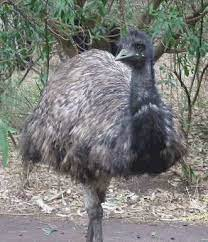
%> input picture technical-2/images/emu.tif, 208 x 242 px
$ octave question11.m   (GNU Octave 9; MATLAB toolbox functions it lacks are replaced by stand-ins)
%> lines starting %> are read from the running program, lines starting %| are printed output that depends on the picture
%{
Apply histogram equalization to the indices of the image emu.tif.
%}

% Read image into workspace.
I = imread('emu.tif');
%> I is the input picture: size 242x208x3 uint8; mean R, G, B 124.6, 125.6, 122.6

% Display original image.
subplot(2,2,1);
imshow(I);
title('Original Image');

% Display histogram of original image.
subplot(2,2,2);
imhist(I);
title('Histogram of Original Image');

% Apply histogram equalization to image.
J = histeq(I);
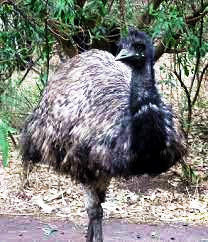
%> J: size 242x208x3 uint8; mean R, G, B 126.6, 128.6, 123.7

% Display histogram equalized image.
subplot(2,2,3);
imshow(J);
title('Histogram Equalized Image');

% Display histogram of histogram equalized image.
subplot(2,2,4);
imhist(J);
title('Histogram of Histogram Equalized Image');
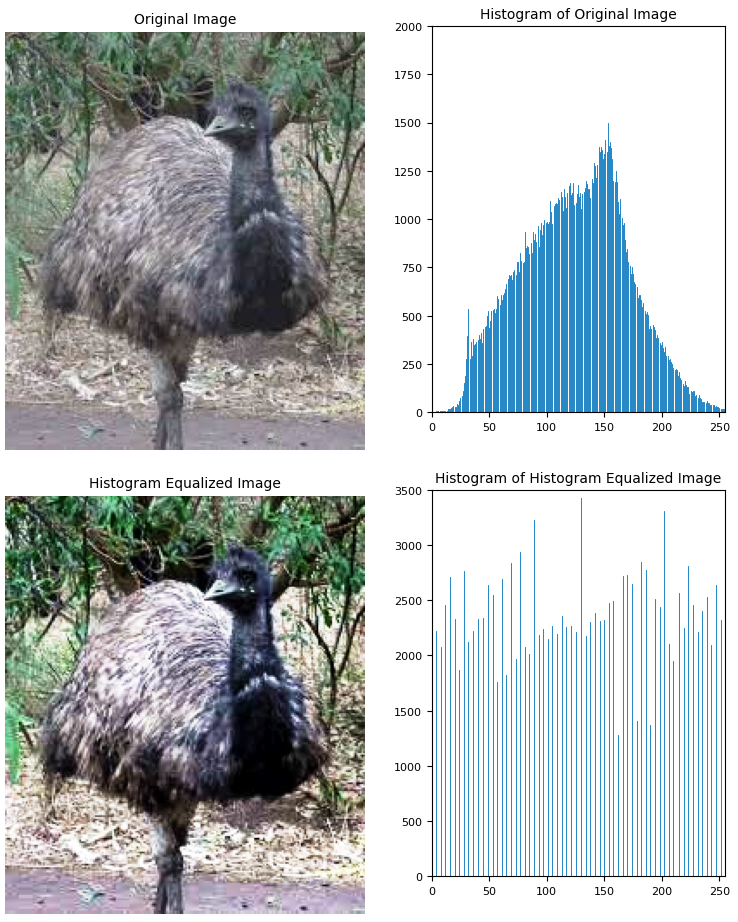
%> figure redrawn from the program's plot data, 4 panels

% Display the image and the histogram side by side.
figure;
subplot(1,2,1);
imshow(I);
title('Original Image');
subplot(1,2,2);
imhist(I);
title('Histogram of Original Image');
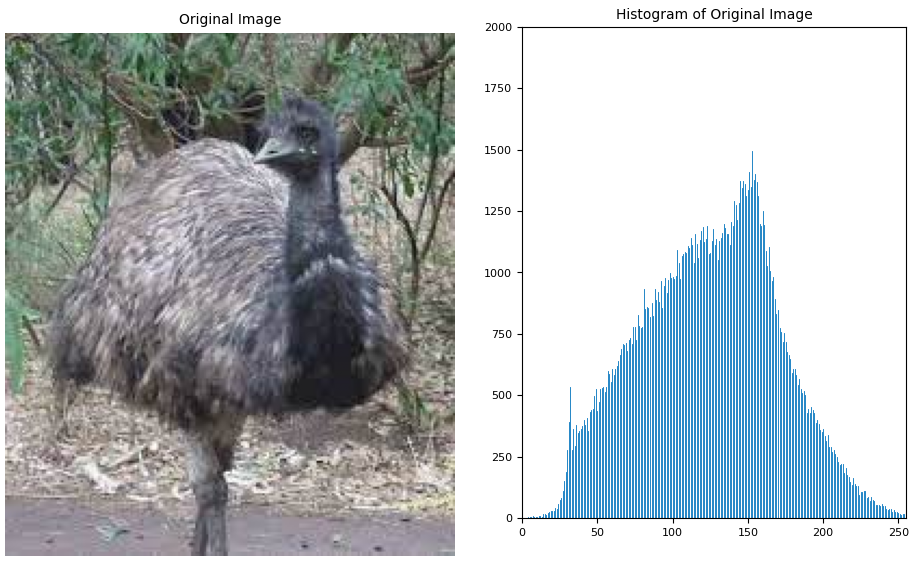
%> figure redrawn from the program's plot data, 2 panels

% Display the histogram equalized image and the histogram.
figure;
subplot(1,2,1);
imshow(J);
title('Histogram Equalized Image');
subplot(1,2,2);
imhist(J);
title('Histogram of Histogram Equalized Image');
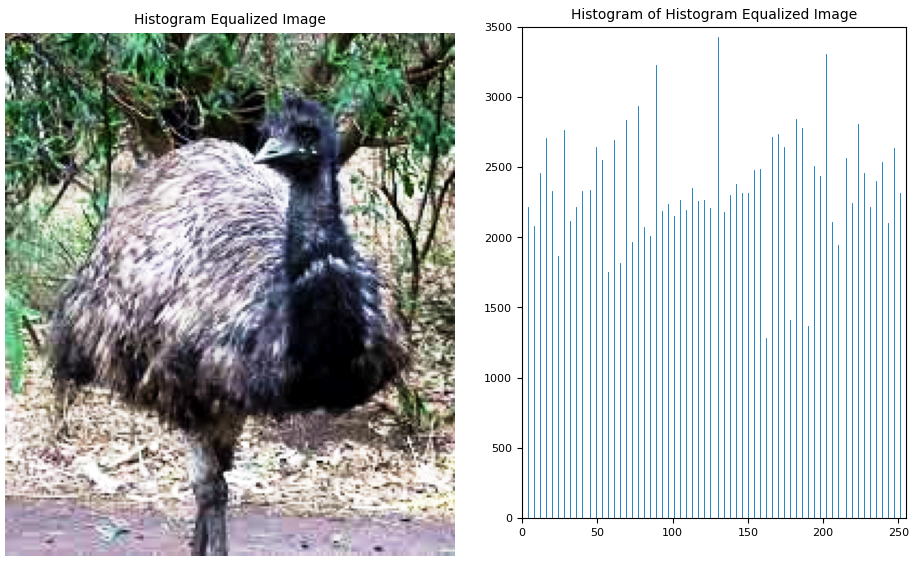
%> figure redrawn from the program's plot data, 2 panels

% Display the original and histogram equalized images in one figure.
figure;
subplot(1,2,1);
imshow(I);
title('Original Image');
subplot(1,2,2);
imshow(J);
title('Histogram Equalized Image');

$ run again, with technical-2/images/blocks.tif copied over technical-2/images/emu.tif
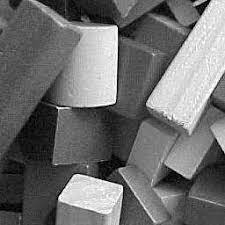
%> input picture technical-2/images/blocks.tif, 225 x 225 px
%> I is the input picture: size 225x225x3 uint8; min 0, max 255, mean 109.8
%> `title('Histogram of Histogram Equalized Image');`:
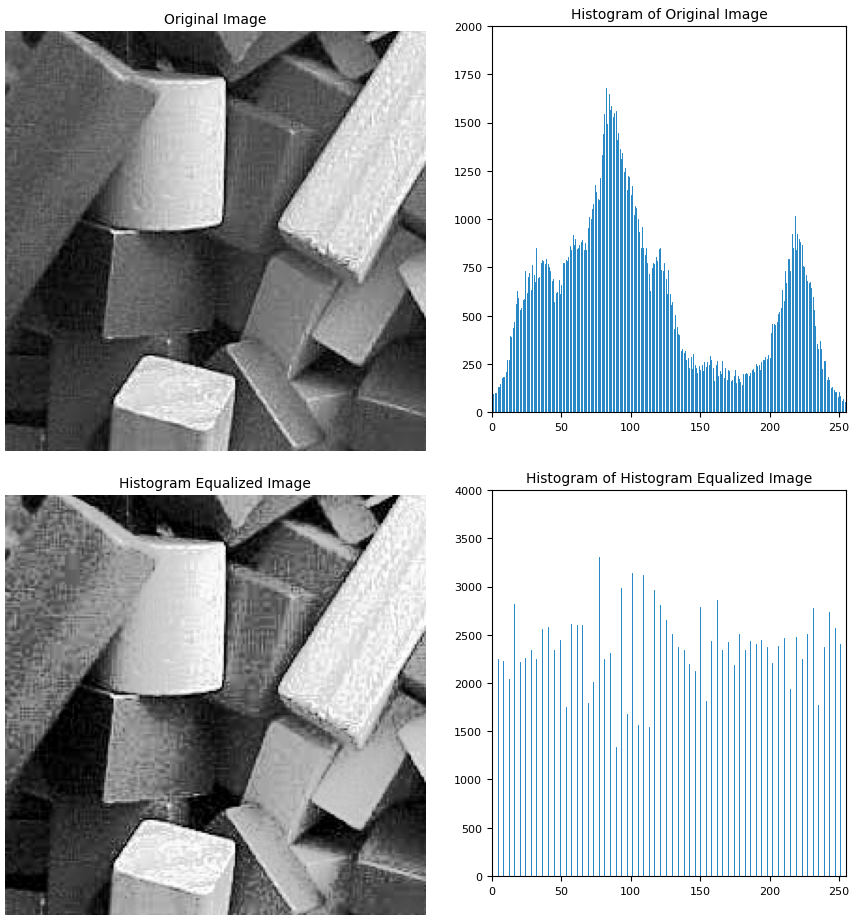
%> figure redrawn from the program's plot data, 4 panels
%> `title('Histogram of Histogram Equalized Image');`:
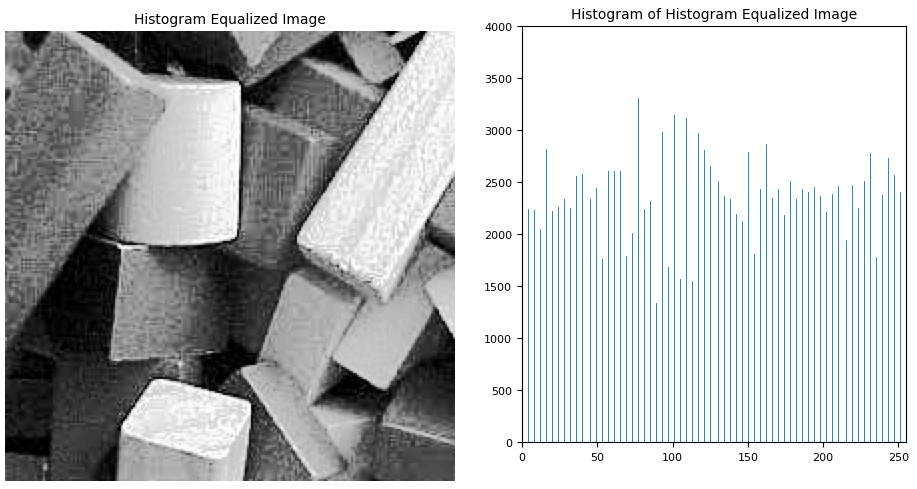
%> figure redrawn from the program's plot data, 2 panels

$ run again, with technical-2/images/buffalo.tif copied over technical-2/images/emu.tif
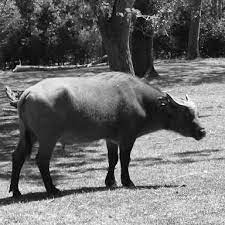
%> input picture technical-2/images/buffalo.tif, 225 x 225 px
%> I is the input picture: size 225x225x3 uint8; min 0, max 255, mean 108.6
%> `title('Histogram of Histogram Equalized Image');`:
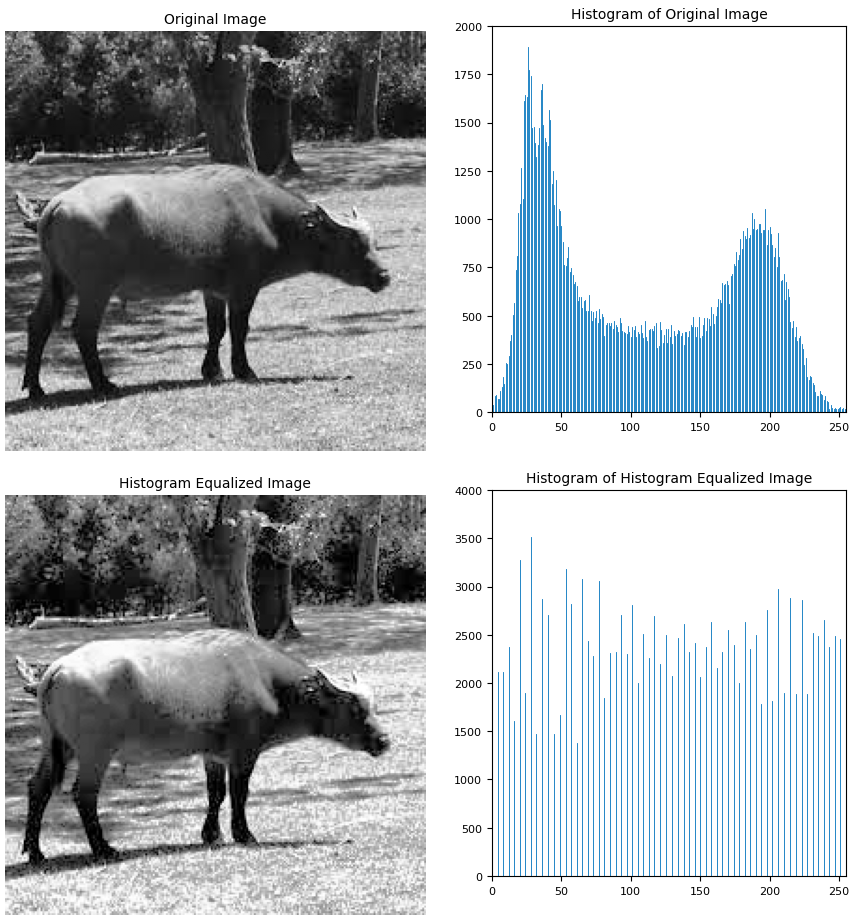
%> figure redrawn from the program's plot data, 4 panels
%> `title('Histogram of Histogram Equalized Image');`:
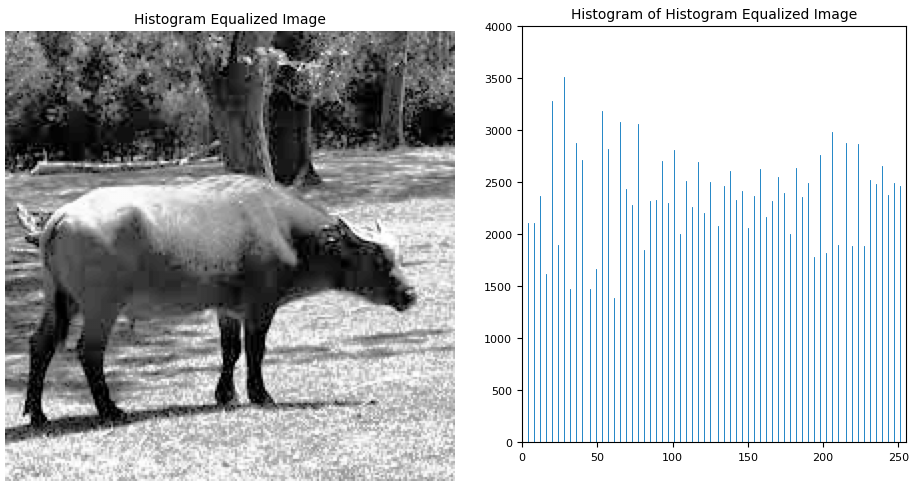
%> figure redrawn from the program's plot data, 2 panels

$ run again, with technical-2/images/circuit.tif copied over technical-2/images/emu.tif
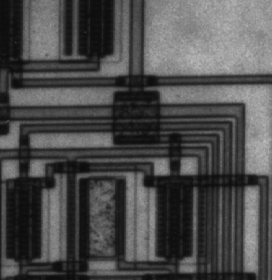
%> input picture technical-2/images/circuit.tif, 272 x 280 px
%> I is the input picture: size 280x272 uint8; min 12, max 191, mean 76.3
%> `title('Histogram of Original Image');`:
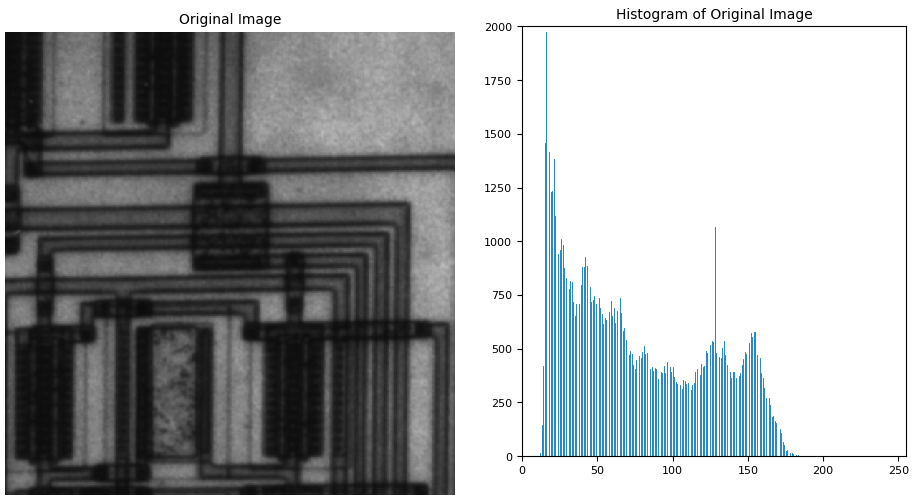
%> figure redrawn from the program's plot data, 2 panels
%> `title('Histogram of Histogram Equalized Image');`:
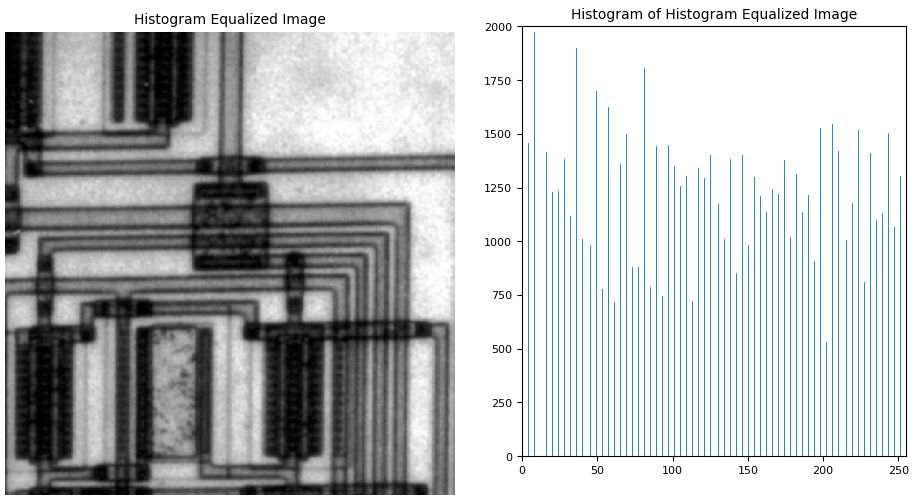
%> figure redrawn from the program's plot data, 2 panels
